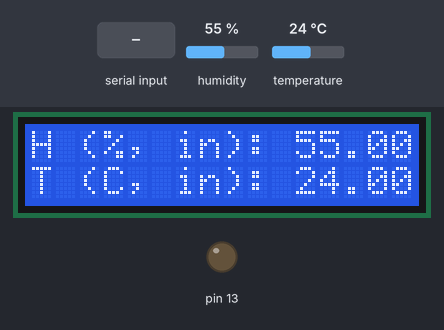
A sketch run on a simulated Arduino Uno, built with avr-gcc and run on an emulated ATmega328P. Shown: 16×2 character LCD, output pins drawn as LEDs (lit = HIGH). The test bench sets the inputs (shaded band); at power-on: humidity 55 %, temperature 24 °C. What the sketch prints to the serial monitor is not drawn.

Above: at 1.2 s.
1.3 s: humidity set to 74 %
At 1.7 s:
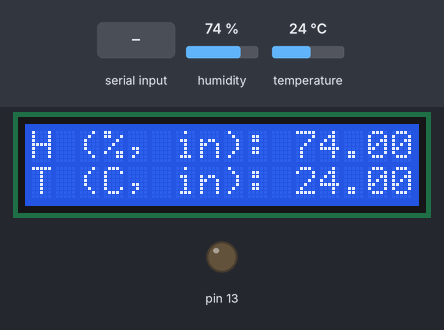
2.8 s: humidity set to 77 %
At 5.4 s:
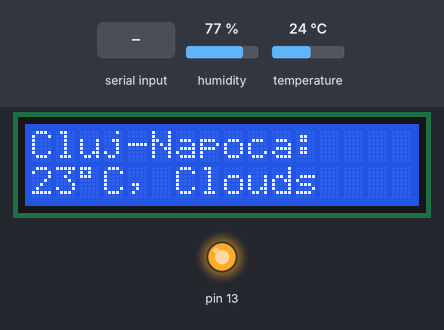
5.8 s: "1\n" received over Serial
At 6.7 s:
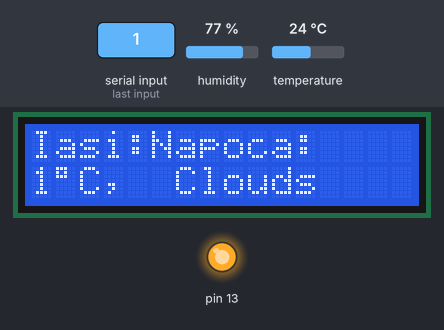
7.3 s: byte 45 ('-') received over Serial
At 8.1 s:
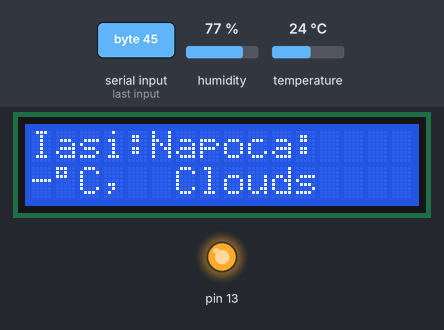
10.3 s: temperature set to 12 °C
At 11.0 s:
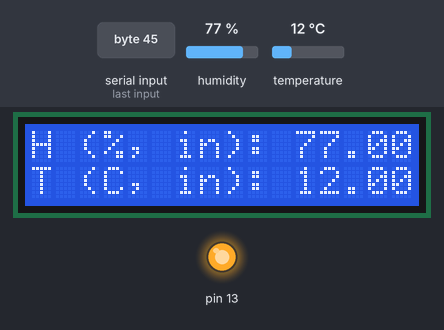
11.8 s: temperature set to 19 °C
At 12.9 s:
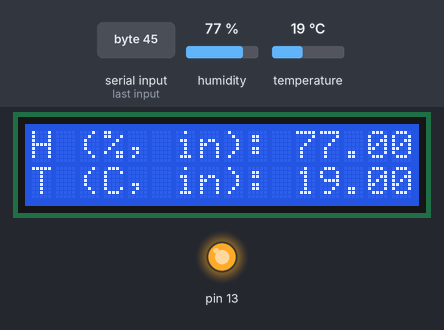
Timing chart, 0 to 14.8 s (numbered marks = the images above; inputs shaded):
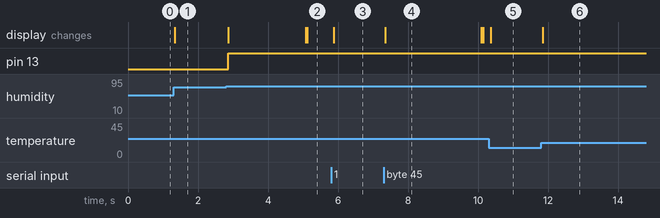

The sketch:

proiect.ino
```cpp
#include <dht11.h>
#include <LiquidCrystal_I2C.h>

//initialize the two objects: the sensor and the lcd display
#define DHT11PIN 4
dht11 DHT11;
LiquidCrystal_I2C lcd(0x27, 16, 2); // I2C address 0x27, 16 column and 2 row

String message = "";
String esp_temp = "23";
String esp_city = "1";
String esp_cond = "Clouds";

int toggle;
int start;
int current;

void setup()
{
  //initialize Serial (will receive messages from the ESP through it)
  Serial.begin(115200);
  start = millis();
  current = start;

  //initialize the lcd
  lcd.init();
  lcd.backlight();
  lcd.clear();

  //led indicating high humidity
  pinMode(13, OUTPUT);
}

void serialEvent() {
  //citire formatata
  message = "";
  esp_temp = "";
  esp_city = "";
  esp_cond = "";
  int i = 0;

  while(Serial.available()) {
    char c = (char)Serial.read();

    if (c == '\n' || c == '\r' || c == '\"') {
      continue;
    }
    else {
      if (c == '-') {
        i--;
      }
      if (c == '.') {
        i = 0;
      }
      if (i < 3) {
        esp_temp += c;
      }
      else if (i < 4) {
        esp_city += c;
      }
      else {
        esp_cond += c;
      }
      i++;
    }
  }

  Serial.println(esp_temp);
  Serial.println(esp_city);
  Serial.println(esp_cond);
}

void loop()
{
  //read and display on the lcd the sensor data for 5 seconds
  int chk = DHT11.read(DHT11PIN);
  current = millis() - start;

  if (toggle == 0) {
    lcd.setCursor(0, 0);
    lcd.print("H (%, in): ");
    lcd.print((float)DHT11.humidity, 2);

    lcd.setCursor(0, 1);
    lcd.print("T (C, in): ");
    lcd.print((float)DHT11.temperature, 2);
  }
  else {
    //display on the lcd the ESP data for 5 seconds
    lcd.setCursor(0, 0);
    //hardcoded city names
    if (esp_city == "1") {
      lcd.print("Cluj-Napoca: ");
    }
    else if (esp_city == "2") {
      lcd.print("Bucuresti:");
    }
    else {
      lcd.print("Iasi:");
    }

    lcd.setCursor(0, 1);
    lcd.print(esp_temp);
    lcd.print((char)223);
    lcd.print("C, ");
    lcd.print(esp_cond);
  }

  //5 seconds passed
  if (current > 5000) {
    start = millis();
    toggle = 1 - toggle;
    lcd.clear();
  }

  if (esp_cond.endsWith("Rain") || esp_cond.endsWith("Snow") || (float)DHT11.humidity > 75.00) {
    digitalWrite(13, HIGH);
  }
  else {
    digitalWrite(13, LOW);
  }

}
```

Measured:
- the behaviour switches between 75 and 76 % on humidity (found by bisection; images 1 and 2)
- after the input at 1.3 s, the display: changes at once (image 1)
- after the input at 2.8 s, pin 13: LOW → HIGH after 0.07 s
- after the input at 5.8 s, the display: changes after 0.07 s (image 3)
- after the input at 10.3 s, the display: changes after 0.06 s (image 5)
- what the display in image 4 shows lasts 2.8 s, from 7.3 s to 10.1 s
